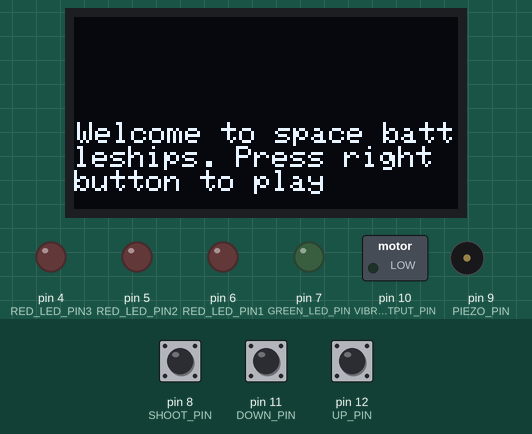
Simulated run of this sketch. Board: Arduino Uno, built with avr-gcc and run on an emulated ATmega328P. Shown: 128×64 one-colour display, switched loads named in the sketch (green lamp = pin HIGH), output pins drawn as LEDs (lit = HIGH), buzzer (waves = sounding). Inputs (shaded band) come from the test bench; at power-on: pin 8 (SHOOT_PIN) HIGH, pin 12 (UP_PIN) HIGH, pin 11 (DOWN_PIN) HIGH. Random numbers use the default seed unless the sketch sets one; what the sketch prints to the serial monitor is not drawn.

Above: at 6.6 s.
6.7 s: pin 8 (SHOOT_PIN) pulled LOW for 0.15 s
At 7.02 s:
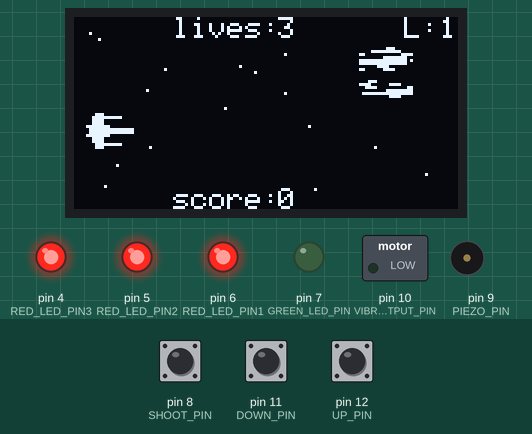
9.3 s: pin 12 (UP_PIN) pulled LOW for 0.15 s
At 9.48 s:
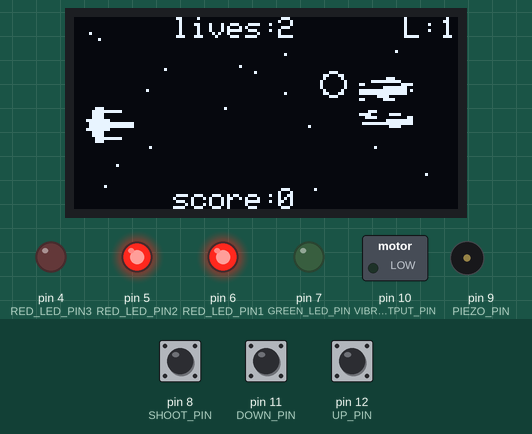
12.4 s: pin 8 (SHOOT_PIN) pulled LOW for 1 s
At 14.9 s:
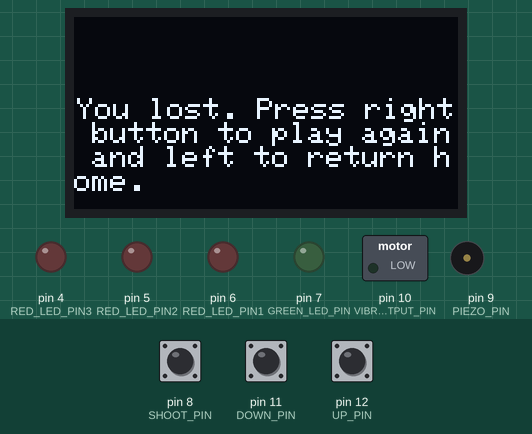
15.1 s: pin 8 (SHOOT_PIN) pulled LOW for 0.15 s
At 15.78 s:
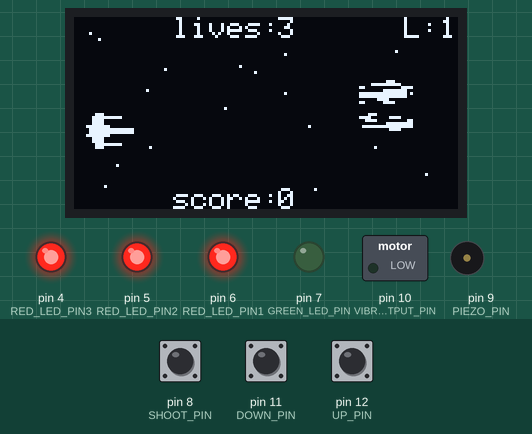
18.2 s: pin 11 (DOWN_PIN) pulled LOW for 0.15 s
At 20.38 s:
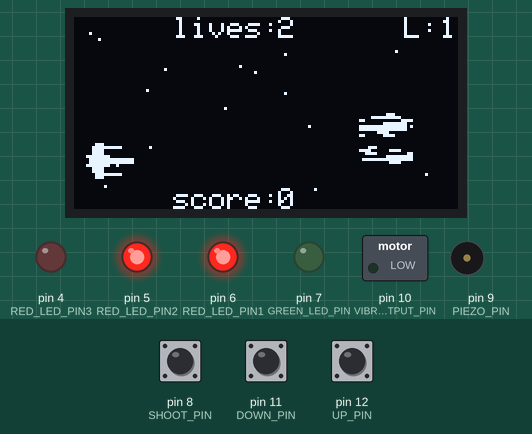
21.3 s: pin 11 (DOWN_PIN) pulled LOW for 1 s
At 25.61 s:
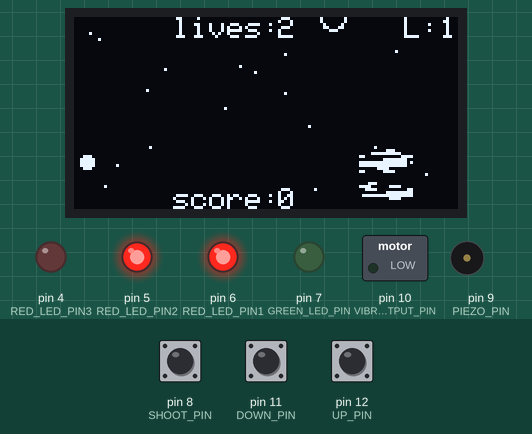
Timing chart, 0 to 26.3 s (numbered marks = the images above; inputs shaded):
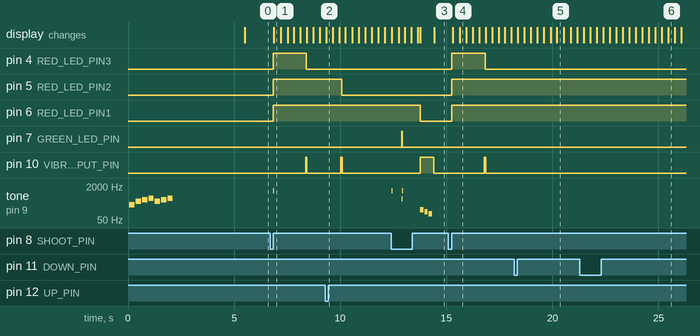

The sketch:

spaceBattleships.ino
```cpp
#include <SPI.h>
#include <Wire.h>
#include <Adafruit_GFX.h>
#include <Adafruit_SSD1306.h>

#define SCREEN_WIDTH 128 // OLED display width, in pixels
#define SCREEN_HEIGHT 64 // OLED display height, in pixels

#define OLED_RESET     -1 // Reset pin # (or -1 if sharing Arduino reset pin)
#define SCREEN_ADDRESS 0x3D ///< See datasheet for Address; 0x3D for 128x64, 0x3C for 128x32
Adafruit_SSD1306 display(SCREEN_WIDTH, SCREEN_HEIGHT, &Wire, OLED_RESET);

#define NOTE_C4  261.63
#define NOTE_D4  293.66
#define NOTE_E4  329.63
#define NOTE_F4  349.23
#define NOTE_G4  392.00
#define NOTE_GS4 415.30
#define NOTE_A4  440.00
#define NOTE_B4  493.88
#define NOTE_C5  523.25
#define NOTE_D5  587.33
#define NOTE_E5  659.25
#define NOTE_F5  698.46
#define NOTE_G5  783.99
#define NOTE_A5  880.00
#define NOTE_B5  987.77
#define NOTE_C6  1046.50
#define NOTE_D6  1174.66
#define NOTE_E6  1318.51

#define NOTE_REST 0

// Define the duration of each note (in milliseconds)
#define DUR_QUARTER  250
#define DUR_HALF     500
#define DUR_WHOLE    1000

const int PIEZO_PIN = 9;
const int UP_PIN = 12;
const int DOWN_PIN = 11;
const int SHOOT_PIN = 8;
const int GREEN_LED_PIN = 7;
const int RED_LED_PIN1 = 6;
const int RED_LED_PIN2 = 5;
const int RED_LED_PIN3 = 4;
const int VIBROMOTOR_OUTPUT_PIN = 10;

const unsigned char PROGMEM leftShip [] = {

0x00, 0x00, 0x00, 0x00, 0x1C, 0x00, 0x3F, 0xF0, 0x3C, 0x00, 0x3C, 0x00, 0xFF, 0x00, 0x7F, 0xFF,
0x7F, 0xFF, 0xFF, 0x00, 0x3C, 0x00, 0x3C, 0x00, 0x1F, 0xF0, 0x1C, 0x00, 0x00, 0x00, 0x00, 0x00

};

const unsigned char PROGMEM rightShip [] = {
    0x00, 0x00, 0x00, 0x00, 0x70, 0x00, 0x0F, 0xFC, 0x03, 0xC0, 0x03, 0xC0, 0x00, 0xFF, 0x00, 0xFF,
    0xFF, 0x7F, 0xFF, 0xFF, 0x00, 0x03, 0xC0, 0x03, 0xC0, 0xF0, 0x1F, 0x00, 0x00, 0x00, 0x00, 0x00
};

enum GameState {
  NEW_GAME,
  PLAYING,
  GAME_OVER,
};

enum Direction {
  UP,
  DOWN,
};

Direction direction = DOWN;
GameState gameState = NEW_GAME;

int bulletX = 0;
int bulletY = 0;
bool isBullet = false;
int enemyY = 8;
int bx=95;
int by=0;
int bx2=95;
int by2=0;
int bx3=95;
int by3=0;
int bx4=95;
int by4=0;
int bx5=95;
int by5=0;
int score = 0;
int speed = 3; //speed of bullet
int enemySpeed = 1;
int enemySize = 18;
int lives = 3;
int isReset = 0;
int enemyBullets = 0;
int level = 1;
int enemyX = 95;
int shipX = 4;
int shipY = 30;
int powerupX = 4;
int powerupY = 0;

bool hasPowerup = false;

unsigned long lastPowerupTime = 0;
unsigned long powerupStartTime = 0;
unsigned long hasPowerupStartTime = 0;
unsigned long powerupDuration = 3000;
unsigned long startTime = 0;
unsigned long randTime = 0;
unsigned long currTime = 0;
unsigned long startLevelTime = 0;
unsigned long gameEndTime = 0;
unsigned long vibroMotorStartTimeStamp = 0;

void setup()   {
  Serial.begin(9600);
  pinMode(SHOOT_PIN, INPUT_PULLUP);
  pinMode(UP_PIN, INPUT_PULLUP);
  pinMode(DOWN_PIN, INPUT_PULLUP);
  pinMode(PIEZO_PIN, OUTPUT);
  pinMode(GREEN_LED_PIN, OUTPUT);
  pinMode(RED_LED_PIN1, OUTPUT);
  pinMode(RED_LED_PIN2, OUTPUT);
  pinMode(RED_LED_PIN3, OUTPUT);
  pinMode(VIBROMOTOR_OUTPUT_PIN, OUTPUT);

  if(!display.begin(SSD1306_SWITCHCAPVCC, SCREEN_ADDRESS)) {
    Serial.println(F("SSD1306 allocation failed"));
    for(;;); // Don't proceed, loop forever
  }
  showLoadScreen();
  playSpaceTheme();
  delay(3000); // Pause for 2 seconds

  // Clear the buffer
  display.clearDisplay();
}

void loop() {
  display.clearDisplay();
  if(gameState == NEW_GAME) {
    showMenu();
  } else if(gameState == PLAYING) {
    playGame();
  } else if(gameState == GAME_OVER) {
    showGameOver();
  }
  display.display();
}


//Chat GPT generated
void playNote(float frequency, int duration) {
  tone(PIEZO_PIN, frequency, duration);
  delay(duration + 50); // add a small delay between notes for clarity
}

void playSpaceTheme() {
  playNote(NOTE_C4, DUR_QUARTER);
  playNote(NOTE_G4, DUR_QUARTER);
  playNote(NOTE_A4, DUR_QUARTER);
  playNote(NOTE_C5, DUR_QUARTER);
  playNote(NOTE_G4, DUR_QUARTER);
  playNote(NOTE_A4, DUR_QUARTER);
  playNote(NOTE_C5, DUR_QUARTER);
  playNote(NOTE_REST, DUR_QUARTER);
}

void showLoadScreen() {
  display.clearDisplay();
  display.setTextColor(WHITE);
  display.setTextSize(2);

  //Chat GPT generated
  // Center "Space"
  int16_t x1, y1;
  uint16_t w1, h1;
  display.getTextBounds("Space", 0, 0, &x1, &y1, &w1, &h1);
  display.setCursor((SCREEN_WIDTH - w1) / 2, 20);
  display.println("Space");

  display.setTextSize(1);

  // Center "Battleships"
  int16_t x2, y2;
  uint16_t w2, h2;
  display.getTextBounds("Battleships", 0, 0, &x2, &y2, &w2, &h2);
  display.setCursor((SCREEN_WIDTH - w2) / 2, 40);
  display.println("Battleships");
  //End of GPT generated
  for (int i = 0; i < 50; i++) {
    int x = random(SCREEN_WIDTH);
    int y = random(SCREEN_HEIGHT);
    display.drawPixel(x, y, WHITE);
  }
  display.display();
}

void showMenu() {
  int16_t x1, y1;
  uint16_t w, h;
  int shootButtonVal = digitalRead(SHOOT_PIN);
  display.getTextBounds("Welcome to space battleships. Press right button to play", 0, 0, &x1, &y1, &w, &h);
  display.setCursor(display.width() / 2 - w / 2, display.height() - h - 5);  // Adjust Y-coordinate here
  display.print("Welcome to space battleships. Press right button to play");

  if (shootButtonVal == LOW) {
    gameState = PLAYING;
    Serial.println(gameState);
    delay(100);
  }
}

void playGame(){
  //GPT generated stars
  display.drawPixel(50,30,1);
  display.drawPixel(30,17,1);
  display.drawPixel(60,18,1);
  display.drawPixel(55,16,1);
  display.drawPixel(25,43,1);
  display.drawPixel(100,43,1);
  display.drawPixel(117,52,1);
  display.drawPixel(14,49,1);
  display.drawPixel(24,24,1);
  display.drawPixel(78,36,1);
  display.drawPixel(80,57,1);
  display.drawPixel(107,11,1);
  display.drawPixel(150,11,1);
  display.drawPixel(5,5,1);
  display.drawPixel(8,7,1);
  display.drawPixel(70,12,1);
  display.drawPixel(10,56,1);
  display.drawPixel(70,25,1);
  //End of GPT generated stars

  // if we are just starting the game
  if(isReset == 0){
    startTime = millis();
    randTime = random(400,1200);
    isReset = 1;
  }
  currTime = millis();

  // If the player has survived for 30 seconds, move to next level
  // Set new level parameters
  if((currTime - startLevelTime) > 60000){
    levelTransition();
  }

  //Generate random powerups every 10 seconds
  if((currTime - lastPowerupTime) > 10000){
    lastPowerupTime = currTime;
    powerupStartTime = currTime;
    do {
      powerupY = random(10, SCREEN_HEIGHT - 10);
  } while (abs(powerupY - shipY) < 10);
  }

  //display powerup for 3 seconds on the screen while uncollected
  if((currTime - powerupStartTime) < powerupDuration && hasPowerup == false) {
    display.fillCircle(powerupX, powerupY, 2, WHITE);
  }

  //If the powerup is collected
  if(shipY > (powerupY - 2) && shipY < (powerupY + 2)){
    hasPowerup = true;
    hasPowerupStartTime = millis();
  }
  if(hasPowerup && (currTime - hasPowerupStartTime) < powerupDuration) {
    display.drawCircle(shipX + 4, shipY + 6, 10, WHITE);
  }

  if(hasPowerup && (currTime - hasPowerupStartTime) > powerupDuration) {
    hasPowerup = false;
    powerupY = 200;
  }

  // If the up button is pressed
  if(digitalRead(UP_PIN) == 0){
    shipY = shipY - 2;
  }

  // If the down button is pressed
  if(digitalRead(DOWN_PIN) == LOW){
    shipY = shipY + 2;
  }

  // If shoot button is pressed, initialize bullet position
  if(digitalRead(SHOOT_PIN) == LOW && !isBullet){
    isBullet = true;
    //Start bullet at the end of the ship
    bulletX = 6;
    //Shoot out of the longest part of the ship
    bulletY = shipY + 8;
    tone(9, 1200, 20);
  }

  // If a bullet was shot, move it towards its destination
  if(isBullet) {
    bulletX = bulletX + 5;
    display.drawLine(bulletX, bulletY, bulletX + 4, bulletY, 1);
  }

  // If the bullet is off the screen, can shoot another
  if(bulletX > SCREEN_WIDTH){
    isBullet = false;
  }

  unsigned long lastHitTime = 0;
  //If you hit the enemy
  if (bulletX > (enemyX - (enemySize/2)) && bulletX < (enemyX + (enemySize/2)) && bulletY > (enemyY - (enemySize/2)) && bulletY < (enemyY + (enemySize/2))) {
      bulletX = 0;
      bulletY = 0;
      tone(9, 500, 20);
      score += 1;
      isBullet = false;
      digitalWrite(GREEN_LED_PIN, HIGH);
      lastHitTime = millis();  // Record the time when the enemy is hit
  }

  // Check if enough time has elapsed since the last hit to turn LED off
  if (millis() - lastHitTime >= 700) {
      digitalWrite(GREEN_LED_PIN, LOW);
  }

  //Enemy moves up and down within the screen
  if(direction == DOWN){
    enemyY = enemyY + enemySpeed;
  } else if(direction == UP) {
    enemyY = enemyY - enemySpeed;
  }

  if(enemyY >= (SCREEN_HEIGHT - (enemySize/2))){
    direction = UP;
  }

  if(enemyY <= (enemySize/2)){
    direction = DOWN;
  }

  //Adjust leds based on how many lives are left
  if(lives == 3) {
    digitalWrite(RED_LED_PIN1, HIGH);
    digitalWrite(RED_LED_PIN2, HIGH);
    digitalWrite(RED_LED_PIN3, HIGH);
  } else if(lives == 2) {
    digitalWrite(RED_LED_PIN3, LOW);
  } else if(lives == 1) {
    digitalWrite(RED_LED_PIN2, LOW);
  }

  //Initialize and shoot enemy bullets
  if((randTime + startTime) < currTime){
    isReset=0;
    enemyBullets += 1;
    if(enemyBullets == 1){
      bx=95;
      by = enemyY;
    }
    if(enemyBullets==2){
      bx2=95;
      by2 = enemyY;
    }
    if(enemyBullets==3)
    {
      bx3=95;
      by3 = enemyY;
    }
    if(enemyBullets==4){
      bx4=95;
      by4 = enemyY;
    }
  }

  if(enemyBullets>0){
    display.drawCircle(bx,by,2,WHITE);
    bx = bx - speed;
  }
  if(enemyBullets>1){
    display.drawCircle(bx2,by2,1,WHITE);
    bx2 = bx2 - speed;
  }
  if(enemyBullets>2){
    display.drawCircle(bx3,by3,4,WHITE);
    bx3 = bx3 - speed;
  }
  if(enemyBullets>3){
    display.drawCircle(bx4,by4,3,WHITE);
    bx4 = bx4 - speed;
  }
  if(enemyBullets>4){
    display.drawCircle(bx5,by5,4,WHITE);
    bx5 = bx5 - speed;
  }

  //If you get hit by the enemy, reinitialize bullet positions and lose a life
  if(!hasPowerup){
    if(bx > 4 && bx < 12 && by > (shipY - 10) && by < (shipY + 10)){
      bx = 95;
      by = -50;
      vibroMotorStartTimeStamp = millis();
      digitalWrite(VIBROMOTOR_OUTPUT_PIN, HIGH);
      lives = lives - 1;
    }
    if(bx2 > 4 && bx2 < 12 && by2 > (shipY - 10) && by2 < (shipY + 10)){
      bx2=-50;
      by2=-50;
      vibroMotorStartTimeStamp = millis();
      digitalWrite(VIBROMOTOR_OUTPUT_PIN, HIGH);
      lives = lives - 1;
    }
    if(bx3 > 4 && bx3 < 12 && by3 > (shipY - 10) && by3 < (shipY + 10)){
      bx3=-50;
      by3=-50;
      vibroMotorStartTimeStamp = millis();
      digitalWrite(VIBROMOTOR_OUTPUT_PIN, HIGH);
      lives = lives - 1;
    }
    if(bx4 > 4 && bx4 < 12 && by4 > (shipY - 10) && by4 < (shipY + 10)){
      bx4=200;
      by4=-50;
      vibroMotorStartTimeStamp = millis();
      digitalWrite(VIBROMOTOR_OUTPUT_PIN, HIGH);
      lives = lives - 1;
    }
    if(bx5 > 4 && bx5 < 12 && by5 > (shipY - 10) && by5 < (shipY + 10)){
      bx5=200;
      by5=-50;
      enemyBullets = 0;
      vibroMotorStartTimeStamp = millis();
      digitalWrite(VIBROMOTOR_OUTPUT_PIN, HIGH);
      lives = lives - 1;
    }
  }
  if(vibroMotorStartTimeStamp != -1){
    if(millis() - vibroMotorStartTimeStamp > 50){
      vibroMotorStartTimeStamp = -1;
      digitalWrite(VIBROMOTOR_OUTPUT_PIN, LOW);
    }
  }
  if(bx5<1){
    enemyBullets = 0;
    bx5=200;
  }

  // draw ship bitmap
  display.drawBitmap(shipX, shipY, leftShip, 16, 16, WHITE);

  // draw enemy ship
  display.drawBitmap(enemyX, enemyY, rightShip, enemySize, enemySize, WHITE);

  // display the current game stats (score, lives, level, time)
  display.setTextSize(1);
  display.setTextColor(WHITE);
  display.setCursor(33,57);
  display.println("score:");
  display.setCursor(68,57);
  display.println(score);

  display.setCursor(33,0);
  display.println("lives:");
  display.setCursor(68,0);
  display.println(lives);

  display.setCursor(110,0);
  display.println("L:");

  display.setCursor(122,0);
  display.println(level);

  //If the player is out of lives, end the game
  if(lives == 0){
    gameState = GAME_OVER;
    digitalWrite(RED_LED_PIN1, LOW);
    gameEndTime = millis();
    playLosingSound();
  }
}

void showGameOver() {
  digitalWrite(VIBROMOTOR_OUTPUT_PIN, LOW);
  int16_t x1, y1;
  uint16_t w, h;
  int shootButtonVal = digitalRead(SHOOT_PIN);
  display.getTextBounds("You lost. Press right button to play again and left to return home.", 0, 0, &x1, &y1, &w, &h);
  display.setCursor(display.width() / 2 - w / 2, display.height() - h - 5);
  display.print("You lost. Press right button to play again and left to return home.");

  //If they press the right button, start a new game
  if (shootButtonVal == LOW) {
    resetVars();
    gameState = PLAYING;
    delay(100);
  }
  if (digitalRead(DOWN_PIN) == LOW){
      resetVars();
      gameState = NEW_GAME;
  }
  if (digitalRead(UP_PIN) == LOW){
      resetVars();
      gameState = NEW_GAME;
  }
}

void levelTransition() {
  Serial.println("GOING TO NEXT LEVEL");
  startLevelTime = currTime;
  lastPowerupTime = currTime;
  level += 1; //next level
  speed += 1; //increase speed of enemy
  // Increase the speed of the enemy
  if (level % 2 == 0 ){
    enemySpeed += 1;
    enemySize -= 1;
  }
  //Chat GPT generated text code
  int16_t x1, y1;
  uint16_t w, h;
  display.clearDisplay();
  display.setTextColor(WHITE);
  display.getTextBounds("You've made it to the next level!", 0, 0, &x1, &y1, &w, &h);
  display.setCursor(display.width() / 2 - w / 2, display.height() - h - 5);
  display.print("You've made it to the next level!");
  display.display();
  //end of GPT generated code
  digitalWrite(GREEN_LED_PIN, HIGH);
  playWinningSound();
  delay(3000);
  digitalWrite(GREEN_LED_PIN, LOW);
  display.clearDisplay();
}

void playWinningSound() {
  playNote(NOTE_C6, 125);
  playNote(NOTE_D6, 125);
  playNote(NOTE_E6, 125);
}

void playLosingSound() {
  playNote(150, 150);
  playNote(125, 150);
  playNote(100, 150);
}

void resetVars(){
  bulletX = 0;
  bulletY = 0;
  isBullet = false;
  enemyY = 8;
  bx=95;
  by=0;
  bx2=95;
  by2=0;
  bx3=95;
  by3=0;
  bx4=95;
  by4=0;
  bx5=95;
  by5=0;

  score = 0;

  speed = 3; //speed of bullet
  enemySpeed = 1;

  lives = 3;
  isReset = 0;
  enemyBullets = 0;
  level = 1;
  enemyX = 95;
  startTime = 0;
  randTime=0;
  currTime = 0;
  gameEndTime = 0;
  shipY = 30;
  startLevelTime = millis();
  lastPowerupTime = millis();
}
```

Measured:
- after the input at 6.7 s, pin 4 (RED_LED_PIN3): LOW → HIGH after 0.14 s, → LOW 1.6 s later; pin 5 (RED_LED_PIN2): LOW → HIGH after 0.14 s
- after the input at 12.4 s, pin 7 (GREEN_LED_PIN): LOW → HIGH after 0.50 s, → LOW 0.03 s later
- after the input at 15.1 s, pin 4 (RED_LED_PIN3): LOW → HIGH after 0.17 s, → LOW 1.6 s later; pin 5 (RED_LED_PIN2), pin 6 (RED_LED_PIN1): LOW → HIGH after 0.17 s; pin 10 (VIBROMOTOR_OUTPUT_PIN): LOW → HIGH after 1.7 s, → LOW 0.06 s later; the display: first changes after 0.20 s (image 4 shows a later state)
